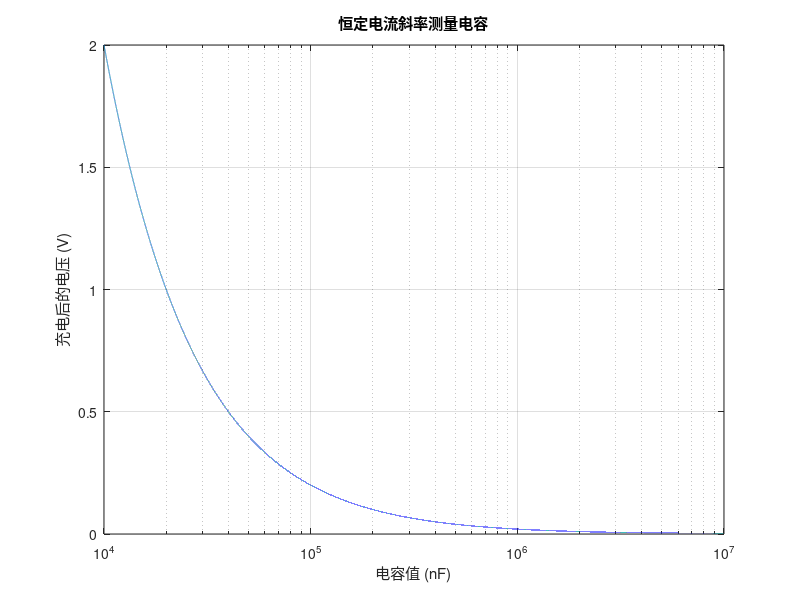

MATLAB code for this plot:
% 定义参数
I = 1e-3;  % 恒流源电流 (A)
f_measure = 25;  % 测量频率 (Hz)
t = 1 / (2 * f_measure);  % 充电时间 (s)

% 定义电容范围
C_MIN = 1e-5;  % 最小电容 (10uF)
C_MAX = 1e-2;    % 最大电容 (10mF)

% 生成电容值的范围，从 C_MIN 到 C_MAX
C_values = logspace(log10(C_MIN), log10(C_MAX), 100000);  % 生成 C_MIN 到 C_MAX 的电容值

% 计算电压
V = (I ./ C_values) * t;  % 根据充电公式计算电压

% 绘制图像
figure;
semilogx(C_values * 1e9, V);  % 将电容值转换为 nF（以便于可读性）
xlabel('电容值 (nF)');
ylabel('充电后的电压 (V)');
title('恒定电流斜率测量电容');
grid on;
